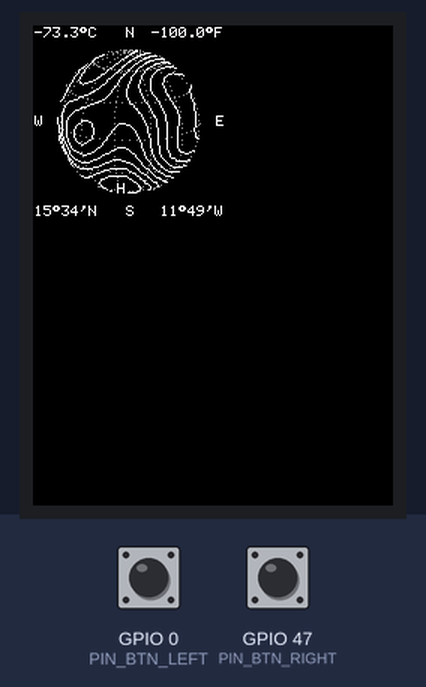
The sketch below on a simulated ESP32-S3. On the bench: 240×320 colour display. Inputs (shaded band) come from the test bench; at power-on: GPIO 0 (PIN_BTN_LEFT) HIGH, GPIO 47 (PIN_BTN_RIGHT) HIGH. Random numbers use the default seed unless the sketch sets one.

Above: at 1.4 s.
1.5 s: GPIO 0 (PIN_BTN_LEFT) pulled LOW for 0.15 s
At 1.77 s:
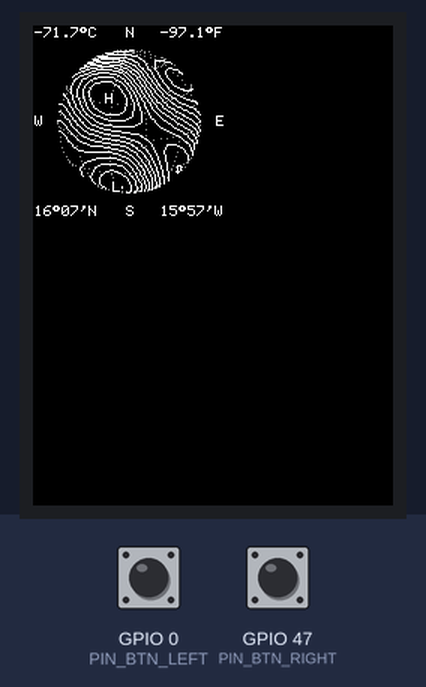
2.2 s: GPIO 47 (PIN_BTN_RIGHT) pulled LOW for 0.15 s
At 2.46 s:
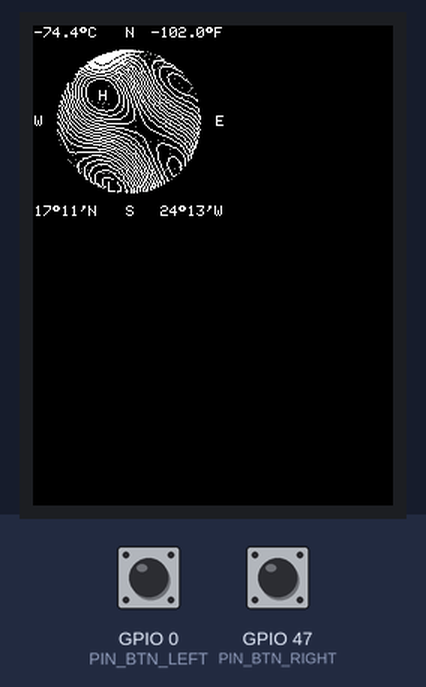
2.9 s: GPIO 0 (PIN_BTN_LEFT) pulled LOW for 1 s
At 3.15 s:
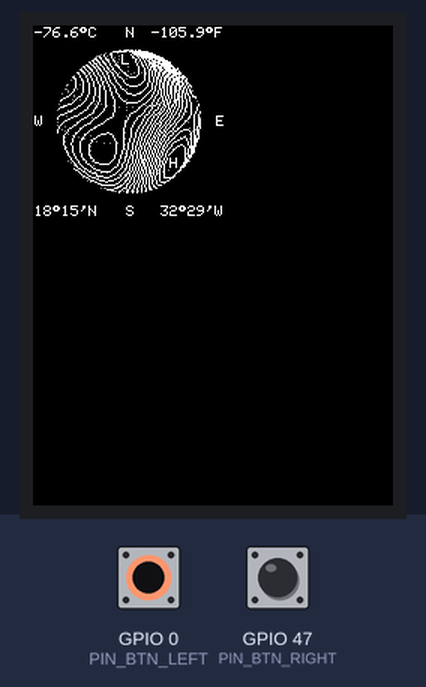
4.5 s: GPIO 47 (PIN_BTN_RIGHT) pulled LOW for 0.15 s
At 4.87 s:
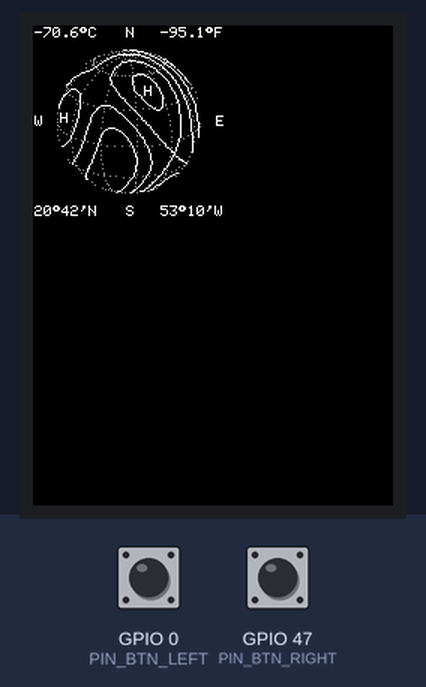
Timing chart, 0 to 6.2 s (numbered marks = the images above; inputs shaded):
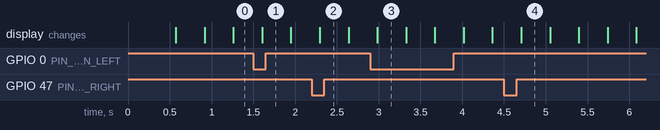

The sketch:

CelestialScan.ino
```cpp
/*
 * CelestialScan — LilyGO T-QT Pro (ESP32-S3, GC9A01 128x128)
 * ----------------------------------------------------------
 * Un corps céleste qu'on ausculte : sphère en pointillés, parcourue de
 * courbes de niveau blanches, avec des relevés de température et de
 * coordonnées dans les coins.
 *
 * Les courbes ne sont pas dessinées à la main : un champ scalaire vit sur
 * la sphère (somme de quelques ondes concentriques autour d'axes qui
 * précessent), et on en extrait les isolignes par marching squares. C'est
 * ce qui donne les boucles emboîtées et les creux en spirale — la même
 * mécanique qu'une carte isobarique, d'où les repères H et L.
 *
 * Les chiffres ne sont pas décoratifs non plus : les coordonnées sont le
 * point de la sphère qui nous fait face, et la température est la valeur
 * du champ à cet endroit. Tout bouge donc ensemble.
 *
 * Libs : TFT_eSPI (version LilyGO du dépôt, Setup211) — rien d'autre.
 *
 * Boutons :
 *   IO00 (BOOT) → nouveau relevé (le champ est retiré au sort)
 *   IO47 (KEY)  → densité des courbes : moyenne / fine / grossière
 */

#include <TFT_eSPI.h>
#include <SPI.h>
#include <math.h>

// ============================================================
//  CONFIG — tout se règle ici
// ============================================================

// ---- La sphère ---------------------------------------------
#define SPHERE_R       48.0f     // rayon en pixels
#define SPIN_DPS       12.0f     // °/s ; tour complet en 30 s
#define TILT_DEG       14.0f     // inclinaison moyenne
#define TILT_WOBBLE    12.0f     // amplitude du balancement de l'axe
#define TILT_PERIOD    47.0f     // période de ce balancement (s)

// ---- Le champ scalaire -------------------------------------
#define N_TERMS        4         // nb d'ondes qui composent le relief
#define FIELD_DRIFT    0.23f     // vitesse de déformation du champ (rad/s)
#define OMEGA_MIN      1.9f      // fréquences : bas = grandes plages
#define OMEGA_MAX      4.3f      //              haut = motif serré

// ---- Les courbes de niveau ---------------------------------
#define N_LON          96        // maillage en longitude
#define N_LAT          48        // maillage en latitude
#define LEVELS_MAX     22
#define DETAIL_START   0         // 0 = moyen, 1 = fin, 2 = grossier
#define LIMB_Z         0.10f     // marge au bord, sinon les courbes s'y empilent
#define SHOW_HL        1         // repères H / L sur les extrema

// ---- Le maillage en pointillés ------------------------------
#define GRAT_LON_STEP  30        // méridiens, en degrés
#define GRAT_LAT_STEP  30        // parallèles, en degrés
#define GRAT_DOT_GAP   3         // 1 point tous les N pas (plus haut = plus aéré)

// ---- Les relevés --------------------------------------------
#define SHOW_HUD       1
#define TEMP_BASE      -78.0f    // °C au repos
#define TEMP_SPAN      9.0f      // écart apporté par le champ

// ---- Rendu ---------------------------------------------------
#define TARGET_FPS     25
#define COL_GRAT_LEVEL 150       // gris des pointillés (0..255)

// ---- Boutons -------------------------------------------------
#define PIN_BTN_LEFT   0         // BOOT
#define PIN_BTN_RIGHT  47        // KEY
#define BTN_DEBOUNCE_MS 220

// ============================================================
//  Écran + sprite
// ============================================================
TFT_eSPI    tft = TFT_eSPI();
TFT_eSprite spr = TFT_eSprite(&tft);

#define SCREEN_W 128
#define SCREEN_H 128
#define CX 64
#define CY 64

#define TWO_PI_F 6.2831853f
#define DEG2RAD  0.017453293f
#define DEG_CHAR 0xF8            // le petit rond de la police 1 (CP437)

static uint16_t COL_GRAT;

// ============================================================
//  Sinus tabulé — le champ en réclame ~20 000 par image
// ============================================================
#define SIN_N 1024
static float sinTab[SIN_N + 1];

static inline float fastSin(float a) {
  float u = a * (SIN_N / TWO_PI_F);
  int32_t i = (int32_t)floorf(u);
  float f = u - (float)i;
  uint32_t k = (uint32_t)(i & (SIN_N - 1));
  float s0 = sinTab[k], s1 = sinTab[k + 1];
  return s0 + (s1 - s0) * f;
}

// ============================================================
//  Le maillage
// ============================================================
#define NL (N_LON + 1)
#define NA (N_LAT + 1)

static float cosLat[NA], sinLat[NA];
static float cosLon[NL], sinLon[NL];    // longitudes du repère sphère
static float cosLonS[NL], sinLonS[NL];  // les mêmes, une fois la sphère tournée

static float fld[NA * NL];              // le champ, ~19 ko

// Deux rangées projetées suffisent : marching squares n'a jamais besoin que
// de la rangée courante et de la suivante. En tableaux parallèles plutôt qu'en
// struct, parce que le préprocesseur .ino remonte les prototypes tout en haut
// du fichier, avant toute déclaration de type faite ici.
static float rowSX[2][NL], rowSY[2][NL], rowZ[2][NL];

// ============================================================
//  Les termes du champ
// ============================================================
struct Term {
  float amp, omega;
  float ax, ay, az;      // axe de l'onde
  float precess;         // vitesse de précession de cet axe (rad/s)
  float phase;
};
static Term terms[N_TERMS];

static void seedField() {
  for (int k = 0; k < N_TERMS; k++) {
    float x = (float)random(-1000, 1001) / 1000.0f;
    float y = (float)random(-1000, 1001) / 1000.0f;
    float z = (float)random(-1000, 1001) / 1000.0f;
    float n = sqrtf(x * x + y * y + z * z);
    if (n < 0.05f) { x = 0; y = 0; z = 1; n = 1; }
    terms[k].ax = x / n;
    terms[k].ay = y / n;
    terms[k].az = z / n;
    terms[k].amp = 0.45f + (float)random(0, 601) / 1000.0f;
    terms[k].omega = OMEGA_MIN + (OMEGA_MAX - OMEGA_MIN) * (float)random(0, 1001) / 1000.0f;
    terms[k].precess = ((float)random(-140, 141)) / 1000.0f;
    terms[k].phase = (float)random(0, 6283) / 1000.0f;
  }
}

// ============================================================
//  Densité des courbes
// ============================================================
static const uint8_t DETAIL_COUNT[3] = { 14, 20, 8 };
static const float   DETAIL_STEP[3]  = { 0.36f, 0.25f, 0.62f };
static uint8_t detail = DETAIL_START;
static float   levels[LEVELS_MAX];
static uint8_t levelCount;

static void buildLevels() {
  levelCount = DETAIL_COUNT[detail];
  float step = DETAIL_STEP[detail];
  for (int k = 0; k < levelCount; k++) {
    levels[k] = ((float)k - (levelCount - 1) * 0.5f) * step;
  }
}

// ============================================================
//  État
// ============================================================
static float    clockT = 0.0f;
static float    tiltNow = TILT_DEG;
static float    CT, ST;
static uint32_t lastFrameUs = 0;
static uint32_t lastBtnMs = 0;

// ============================================================
//  Le champ, recalculé à chaque image
//  x·d se factorise : à latitude fixe, seule la part en longitude change,
//  donc on la sort de la boucle interne.
// ============================================================
static float projLon[NL];

static void computeField(float t) {
  for (int i = 0; i < NA * NL; i++) fld[i] = 0.0f;

  for (int k = 0; k < N_TERMS; k++) {
    Term &tm = terms[k];
    float a = tm.precess * t;
    float ca = cosf(a), sa = sinf(a);
    float dx = tm.ax * ca - tm.az * sa;
    float dy = tm.ay;
    float dz = tm.ax * sa + tm.az * ca;
    float ph = tm.phase + FIELD_DRIFT * t;

    for (int i = 0; i < NL; i++) projLon[i] = cosLon[i] * dx + sinLon[i] * dz;

    for (int j = 0; j < NA; j++) {
      float base = sinLat[j] * dy;
      float cla  = cosLat[j];
      float *row = &fld[j * NL];
      for (int i = 0; i < NL; i++) {
        row[i] += tm.amp * fastSin(tm.omega * (base + cla * projLon[i]) + ph);
      }
    }
  }
}

// ============================================================
//  Projection d'une rangée de latitude
// ============================================================
static void projectRow(int j, int slot) {
  float cla = cosLat[j], sla = sinLat[j];
  for (int i = 0; i < NL; i++) {
    float x = cla * cosLonS[i];
    float z = cla * sinLonS[i];
    float ys = sla * CT - z * ST;
    rowSX[slot][i] = CX + SPHERE_R * x;
    rowSY[slot][i] = CY - SPHERE_R * ys;
    rowZ[slot][i]  = sla * ST + z * CT;
  }
}

// ============================================================
//  Marching squares
//  Coins : v0 haut-gauche, v1 haut-droite, v2 bas-droite, v3 bas-gauche.
//  Arêtes : e0 haut, e1 droite, e2 bas, e3 gauche.
// ============================================================
static const int8_t MS_SEG[16][4] = {
  {-1,-1,-1,-1}, { 3, 0,-1,-1}, { 0, 1,-1,-1}, { 3, 1,-1,-1},
  { 1, 2,-1,-1}, { 3, 0, 1, 2}, { 0, 2,-1,-1}, { 3, 2,-1,-1},
  { 2, 3,-1,-1}, { 2, 0,-1,-1}, { 0, 1, 2, 3}, { 2, 1,-1,-1},
  { 1, 3,-1,-1}, { 1, 0,-1,-1}, { 0, 3,-1,-1}, {-1,-1,-1,-1}
};

// cx[4] / cy[4] = les quatre coins de la cellule dans l'ordre v0..v3,
// v[4] la valeur du champ à ces coins.
static inline void edgePoint(int e, const float *cx, const float *cy, const float *v,
                             float L, float *ox, float *oy) {
  int a = e;                 // e0: v0->v1, e1: v1->v2, e2: v2->v3, e3: v3->v0
  int b = (e + 1) & 3;
  float dv = v[b] - v[a];
  float t = (fabsf(dv) < 1e-9f) ? 0.5f : (L - v[a]) / dv;
  if (t < 0.0f) t = 0.0f; else if (t > 1.0f) t = 1.0f;
  *ox = cx[a] + (cx[b] - cx[a]) * t;
  *oy = cy[a] + (cy[b] - cy[a]) * t;
}

static void drawContours() {
  int cur = 0;
  projectRow(0, 0);

  for (int j = 0; j < N_LAT; j++) {
    int nxt = cur ^ 1;
    projectRow(j + 1, nxt);

    const float *fa = &fld[j * NL];
    const float *fb = &fld[(j + 1) * NL];

    for (int i = 0; i < N_LON; i++) {
      float za = rowZ[cur][i],     zb = rowZ[cur][i + 1];
      float zc = rowZ[nxt][i + 1], zd = rowZ[nxt][i];
      if (za <= LIMB_Z || zb <= LIMB_Z || zc <= LIMB_Z || zd <= LIMB_Z) continue;

      float v0 = fa[i], v1 = fa[i + 1], v2 = fb[i + 1], v3 = fb[i];
      float lo = v0, hi = v0;
      if (v1 < lo) lo = v1;
      if (v1 > hi) hi = v1;
      if (v2 < lo) lo = v2;
      if (v2 > hi) hi = v2;
      if (v3 < lo) lo = v3;
      if (v3 > hi) hi = v3;

      for (int k = 0; k < levelCount; k++) {
        float L = levels[k];
        if (L <= lo || L > hi) continue;
        int idx = (v0 > L ? 1 : 0) | (v1 > L ? 2 : 0) | (v2 > L ? 4 : 0) | (v3 > L ? 8 : 0);
        const int8_t *seg = MS_SEG[idx];
        if (seg[0] < 0) continue;
        const float cx[4] = { rowSX[cur][i], rowSX[cur][i + 1], rowSX[nxt][i + 1], rowSX[nxt][i] };
        const float cy[4] = { rowSY[cur][i], rowSY[cur][i + 1], rowSY[nxt][i + 1], rowSY[nxt][i] };
        const float vv[4] = { v0, v1, v2, v3 };
        for (int s = 0; s < 4; s += 2) {
          if (seg[s] < 0) break;
          float x0, y0, x1, y1;
          edgePoint(seg[s],     cx, cy, vv, L, &x0, &y0);
          edgePoint(seg[s + 1], cx, cy, vv, L, &x1, &y1);
          spr.drawLine((int)x0, (int)y0, (int)x1, (int)y1, TFT_WHITE);
        }
      }
    }
    cur = nxt;
  }
}

// ============================================================
//  Le maillage en pointillés
// ============================================================
static void drawGraticule(float spinRad) {
  for (int m = 0; m * GRAT_LON_STEP < 360; m++) {
    float lon = m * GRAT_LON_STEP * DEG2RAD + spinRad;
    float cl = cosf(lon), sl = sinf(lon);
    for (int k = 0; k <= 120; k += GRAT_DOT_GAP) {
      float lat = -1.5707963f + 3.1415927f * k / 120.0f;
      float cla = cosf(lat), sla = sinf(lat);
      float z = cla * sl;
      float ys = sla * CT - z * ST;
      float zs = sla * ST + z * CT;
      if (zs <= 0.0f) continue;
      spr.drawPixel((int)(CX + SPHERE_R * cla * cl), (int)(CY - SPHERE_R * ys), COL_GRAT);
    }
  }
  for (int lat = -90 + GRAT_LAT_STEP; lat <= 90 - GRAT_LAT_STEP; lat += GRAT_LAT_STEP) {
    float la = lat * DEG2RAD;
    float cla = cosf(la), sla = sinf(la);
    for (int k = 0; k < 180; k += GRAT_DOT_GAP) {
      float lon = TWO_PI_F * k / 180.0f + spinRad;
      float z = cla * sinf(lon);
      float ys = sla * CT - z * ST;
      float zs = sla * ST + z * CT;
      if (zs <= 0.0f) continue;
      spr.drawPixel((int)(CX + SPHERE_R * cla * cosf(lon)), (int)(CY - SPHERE_R * ys), COL_GRAT);
    }
  }
}

// ============================================================
//  Repères H / L sur les quatre extrema les plus marqués
// ============================================================
#define HL_MAX 4
#define HL_MIN_GAP 16     // écart minimum entre deux lettres, en pixels

static void drawExtrema() {
  int   bi[HL_MAX], bj[HL_MAX];
  char  bc[HL_MAX];
  float bs[HL_MAX];
  int   n = 0;

  for (int j = 2; j < N_LAT - 1; j++) {
    const float *row = &fld[j * NL];
    const float *up  = &fld[(j - 1) * NL];
    const float *dn  = &fld[(j + 1) * NL];
    for (int i = 0; i < N_LON; i++) {
      int ip = (i + 1) % N_LON, im = (i + N_LON - 1) % N_LON;
      float v = row[i];
      char  ch = 0;
      if (v > row[ip] && v > row[im] && v > up[i] && v > dn[i]) ch = 'H';
      else if (v < row[ip] && v < row[im] && v < up[i] && v < dn[i]) ch = 'L';
      if (!ch) continue;

      float score = fabsf(v);
      int slot = -1;
      if (n < HL_MAX) { slot = n++; }
      else {
        int worst = 0;
        for (int k = 1; k < HL_MAX; k++) if (bs[k] < bs[worst]) worst = k;
        if (score > bs[worst]) slot = worst;
      }
      if (slot >= 0) { bi[slot] = i; bj[slot] = j; bc[slot] = ch; bs[slot] = score; }
    }
  }

  int placedX[HL_MAX], placedY[HL_MAX], placed = 0;
  for (int k = 0; k < n; k++) {
    float cla = cosLat[bj[k]], sla = sinLat[bj[k]];
    float x = cla * cosLonS[bi[k]];
    float z = cla * sinLonS[bi[k]];
    float ys = sla * CT - z * ST;
    float zs = sla * ST + z * CT;
    if (zs < 0.35f) continue;               // trop près du bord, illisible
    int px = (int)(CX + SPHERE_R * x);
    int py = (int)(CY - SPHERE_R * ys);

    // deux extrema voisins donneraient deux lettres collées : on n'en garde qu'une
    bool crowded = false;
    for (int q = 0; q < placed; q++) {
      if (abs(px - placedX[q]) < HL_MIN_GAP && abs(py - placedY[q]) < HL_MIN_GAP) {
        crowded = true;
        break;
      }
    }
    if (crowded) continue;
    placedX[placed] = px;
    placedY[placed] = py;
    placed++;

    spr.fillRect(px - 3, py - 4, 7, 9, TFT_BLACK);   // on dégage la lettre
    spr.drawChar((uint8_t)bc[k], px - 2, py - 3, 1);
  }
}

// ============================================================
//  Les relevés
// ============================================================
static int hudText(int x, int y, const char *s) {
  while (*s) {
    spr.drawChar((uint8_t)*s++, x, y, 1);
    x += 6;
  }
  return x;
}

static void formatDM(char *out, float deg, char pos, char neg) {
  char h = (deg >= 0.0f) ? pos : neg;
  float v = fabsf(deg);
  int d = (int)v;
  int m = (int)((v - d) * 60.0f);
  sprintf(out, "%d%c%02d'%c", d, DEG_CHAR, m, h);
}

static void drawHud(float spinDeg) {
  char buf[16];

  // le point de la sphère qui nous fait face
  float subLat = tiltNow;
  float subLon = -spinDeg;
  while (subLon < -180.0f) subLon += 360.0f;
  while (subLon >= 180.0f) subLon -= 360.0f;

  int j = (int)((90.0f - subLat) / 180.0f * N_LAT);
  if (j < 0) j = 0; else if (j > N_LAT) j = N_LAT;
  int i = (int)((subLon + 180.0f) / 360.0f * N_LON);
  if (i < 0) i = 0; else if (i >= N_LON) i = N_LON - 1;

  float degC = TEMP_BASE + TEMP_SPAN * fld[j * NL + i];
  float degF = degC * 9.0f / 5.0f + 32.0f;

  sprintf(buf, "%.1f%cC", degC, DEG_CHAR);
  hudText(1, 1, buf);
  sprintf(buf, "%.1f%cF", degF, DEG_CHAR);
  hudText(SCREEN_W - 1 - 6 * (int)strlen(buf), 1, buf);

  formatDM(buf, subLat, 'N', 'S');
  hudText(1, SCREEN_H - 8, buf);
  formatDM(buf, subLon, 'E', 'W');
  hudText(SCREEN_W - 1 - 6 * (int)strlen(buf), SCREEN_H - 8, buf);

  hudText(CX - 2, 1, "N");
  hudText(CX - 2, SCREEN_H - 8, "S");
  hudText(1, CY - 4, "W");
  hudText(SCREEN_W - 6, CY - 4, "E");
}

// ============================================================
//  Setup
// ============================================================
void setup() {
  pinMode(PIN_BTN_LEFT,  INPUT_PULLUP);
  pinMode(PIN_BTN_RIGHT, INPUT_PULLUP);

  tft.init();
  tft.setRotation(0);
  tft.fillScreen(TFT_BLACK);

#ifdef TFT_BL
  pinMode(TFT_BL, OUTPUT);
  digitalWrite(TFT_BL, TFT_BACKLIGHT_ON);
#endif

  COL_GRAT = tft.color565(COL_GRAT_LEVEL, COL_GRAT_LEVEL, COL_GRAT_LEVEL);

  spr.setColorDepth(16);
  if (!spr.createSprite(SCREEN_W, SCREEN_H)) {
    tft.setTextColor(TFT_RED);
    tft.drawString("Sprite alloc failed", 4, 60, 2);
    while (true) delay(1000);
  }
  spr.setAttribute(CP437_SWITCH, 1);   // pour que 0xF8 donne bien le petit rond
  spr.setTextColor(TFT_WHITE);         // fond = couleur → texte transparent
  spr.setTextSize(1);

  for (int k = 0; k <= SIN_N; k++) sinTab[k] = sinf(TWO_PI_F * k / SIN_N);

  for (int j = 0; j < NA; j++) {
    float lat = 1.5707963f - 3.1415927f * j / N_LAT;
    cosLat[j] = cosf(lat);
    sinLat[j] = sinf(lat);
  }
  for (int i = 0; i < NL; i++) {
    float lon = TWO_PI_F * i / N_LON;
    cosLon[i] = cosf(lon);
    sinLon[i] = sinf(lon);
  }

  randomSeed(esp_random());
  seedField();
  buildLevels();
  lastFrameUs = micros();
}

// ============================================================
//  Boutons
// ============================================================
static void pollButtons() {
  uint32_t now = millis();
  if (now - lastBtnMs < BTN_DEBOUNCE_MS) return;

  if (digitalRead(PIN_BTN_LEFT) == LOW) {
    seedField();
    lastBtnMs = now;
  } else if (digitalRead(PIN_BTN_RIGHT) == LOW) {
    detail = (detail + 1) % 3;
    buildLevels();
    lastBtnMs = now;
  }
}

// ============================================================
//  Boucle
// ============================================================
void loop() {
  uint32_t nowUs = micros();
  float dt = (nowUs - lastFrameUs) * 1e-6f;
  lastFrameUs = nowUs;
  if (dt > 0.1f) dt = 0.1f;
  clockT += dt;

  pollButtons();

  tiltNow = TILT_DEG + TILT_WOBBLE * sinf(TWO_PI_F * clockT / TILT_PERIOD);
  float tr = tiltNow * DEG2RAD;
  CT = cosf(tr);
  ST = sinf(tr);

  float spinDeg = SPIN_DPS * clockT;
  spinDeg -= 360.0f * floorf(spinDeg / 360.0f);
  float spinRad = spinDeg * DEG2RAD;

  float cs = cosf(spinRad), ss = sinf(spinRad);
  for (int i = 0; i < NL; i++) {
    cosLonS[i] = cosLon[i] * cs - sinLon[i] * ss;
    sinLonS[i] = cosLon[i] * ss + sinLon[i] * cs;
  }

  computeField(clockT);

  spr.fillSprite(TFT_BLACK);
  drawGraticule(spinRad);
  drawContours();
#if SHOW_HL
  drawExtrema();
#endif
#if SHOW_HUD
  drawHud(spinDeg);
#endif
  spr.pushSprite(0, 0);

  uint32_t budget = 1000000UL / TARGET_FPS;
  uint32_t spent  = micros() - nowUs;
  if (spent < budget) delayMicroseconds(budget - spent);
}
```
